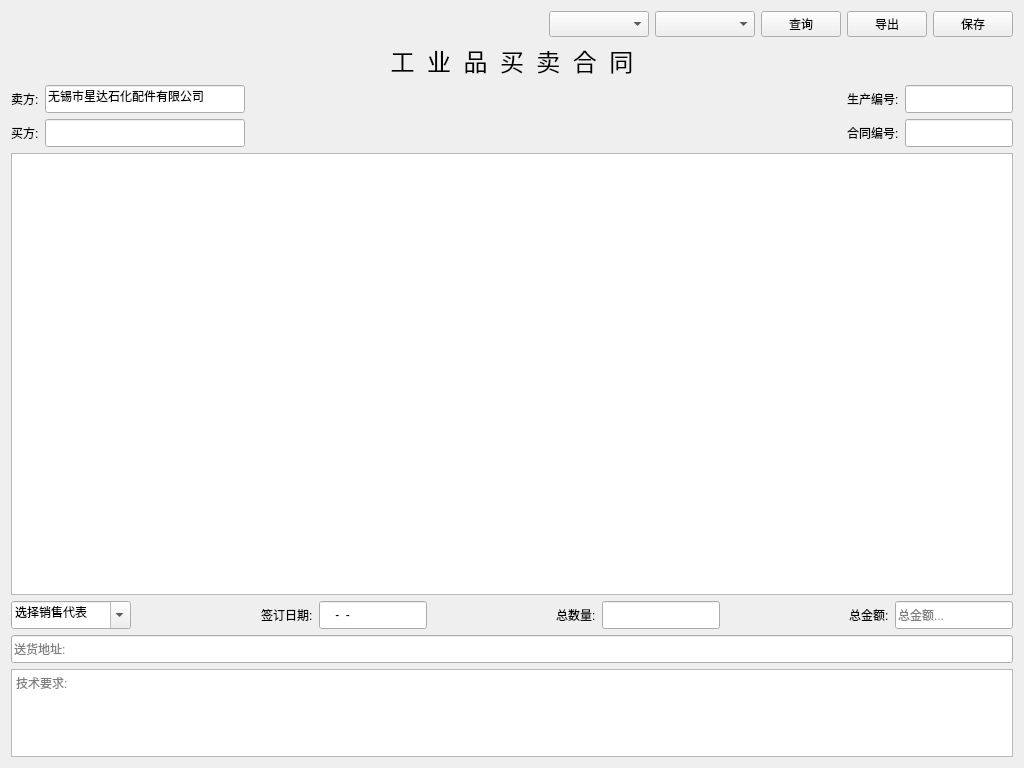
<?xml version="1.0" encoding="UTF-8"?>
<ui version="4.0">
 <class>WidgetOrder</class>
 <widget class="QWidget" name="WidgetOrder">
  <property name="geometry">
   <rect>
    <x>0</x>
    <y>0</y>
    <width>1024</width>
    <height>768</height>
   </rect>
  </property>
  <property name="windowTitle">
   <string>订单合同</string>
  </property>
  <property name="toolTip">
   <string/>
  </property>
  <layout class="QVBoxLayout" name="verticalLayout" stretch="0,0,0,5,0,1">
   <item>
    <layout class="QHBoxLayout" name="horizontalLayout" stretch="3,0,0,0,0,0">
     <item>
      <spacer name="horizontalSpacer_2">
       <property name="orientation">
        <enum>Qt::Horizontal</enum>
       </property>
       <property name="sizeHint" stdset="0">
        <size>
         <width>488</width>
         <height>20</height>
        </size>
       </property>
      </spacer>
     </item>
     <item>
      <widget class="QComboBox" name="cob_CO">
       <property name="minimumSize">
        <size>
         <width>100</width>
         <height>26</height>
        </size>
       </property>
       <property name="editable">
        <bool>false</bool>
       </property>
      </widget>
     </item>
     <item>
      <widget class="QComboBox" name="cob_NO">
       <property name="minimumSize">
        <size>
         <width>100</width>
         <height>26</height>
        </size>
       </property>
      </widget>
     </item>
     <item>
      <widget class="QPushButton" name="PBquery">
       <property name="text">
        <string>查询</string>
       </property>
       <property name="icon">
        <iconset resource="../myImage.qrc">
         <normaloff>:/myImage/images/file_manager.png</normaloff>:/myImage/images/file_manager.png</iconset>
       </property>
      </widget>
     </item>
     <item>
      <widget class="QPushButton" name="PBexport">
       <property name="text">
        <string>导出</string>
       </property>
       <property name="icon">
        <iconset resource="../myImage.qrc">
         <normaloff>:/myImage/images/export.png</normaloff>:/myImage/images/export.png</iconset>
       </property>
      </widget>
     </item>
     <item>
      <widget class="QPushButton" name="PBsave">
       <property name="text">
        <string>保存</string>
       </property>
       <property name="icon">
        <iconset resource="../myImage.qrc">
         <normaloff>:/myImage/images/save.ico</normaloff>:/myImage/images/save.ico</iconset>
       </property>
      </widget>
     </item>
    </layout>
   </item>
   <item>
    <widget class="QLabel" name="label">
     <property name="font">
      <font>
       <family>微软雅黑</family>
       <pointsize>18</pointsize>
      </font>
     </property>
     <property name="text">
      <string>工  业  品  买  卖  合  同</string>
     </property>
     <property name="alignment">
      <set>Qt::AlignCenter</set>
     </property>
    </widget>
   </item>
   <item>
    <layout class="QGridLayout" name="gridLayout_2" columnstretch="0,0,2,0,0">
     <item row="0" column="0">
      <widget class="QLabel" name="label_1">
       <property name="text">
        <string>卖方:</string>
       </property>
      </widget>
     </item>
     <item row="0" column="1">
      <widget class="QLineEdit" name="lineEdit_1">
       <property name="minimumSize">
        <size>
         <width>200</width>
         <height>28</height>
        </size>
       </property>
       <property name="text">
        <string>无锡市星达石化配件有限公司</string>
       </property>
      </widget>
     </item>
     <item row="0" column="2" rowspan="2">
      <spacer name="horizontalSpacer">
       <property name="orientation">
        <enum>Qt::Horizontal</enum>
       </property>
       <property name="sizeHint" stdset="0">
        <size>
         <width>508</width>
         <height>46</height>
        </size>
       </property>
      </spacer>
     </item>
     <item row="0" column="3">
      <widget class="QLabel" name="label_3">
       <property name="text">
        <string>生产编号:</string>
       </property>
      </widget>
     </item>
     <item row="0" column="4">
      <widget class="QLineEdit" name="lineEdit_3">
       <property name="minimumSize">
        <size>
         <width>0</width>
         <height>28</height>
        </size>
       </property>
      </widget>
     </item>
     <item row="1" column="0">
      <widget class="QLabel" name="label_2">
       <property name="text">
        <string>买方:</string>
       </property>
      </widget>
     </item>
     <item row="1" column="1">
      <widget class="QLineEdit" name="lineEdit_2">
       <property name="minimumSize">
        <size>
         <width>0</width>
         <height>28</height>
        </size>
       </property>
      </widget>
     </item>
     <item row="1" column="3">
      <widget class="QLabel" name="label_4">
       <property name="text">
        <string>合同编号:</string>
       </property>
      </widget>
     </item>
     <item row="1" column="4">
      <widget class="QLineEdit" name="lineEdit_4">
       <property name="minimumSize">
        <size>
         <width>0</width>
         <height>28</height>
        </size>
       </property>
       <property name="inputMask">
        <string/>
       </property>
      </widget>
     </item>
    </layout>
   </item>
   <item>
    <widget class="QTableWidget" name="TW_order">
     <property name="sizePolicy">
      <sizepolicy hsizetype="Preferred" vsizetype="Preferred">
       <horstretch>0</horstretch>
       <verstretch>0</verstretch>
      </sizepolicy>
     </property>
     <property name="toolTip">
      <string>合同明细</string>
     </property>
     <attribute name="horizontalHeaderStretchLastSection">
      <bool>true</bool>
     </attribute>
     <attribute name="verticalHeaderStretchLastSection">
      <bool>false</bool>
     </attribute>
    </widget>
   </item>
   <item>
    <layout class="QGridLayout" name="gridLayout">
     <item row="0" column="0">
      <widget class="QComboBox" name="comboBox">
       <property name="sizePolicy">
        <sizepolicy hsizetype="Fixed" vsizetype="Fixed">
         <horstretch>0</horstretch>
         <verstretch>0</verstretch>
        </sizepolicy>
       </property>
       <property name="minimumSize">
        <size>
         <width>120</width>
         <height>28</height>
        </size>
       </property>
       <property name="editable">
        <bool>true</bool>
       </property>
       <property name="currentText">
        <string>选择销售代表</string>
       </property>
      </widget>
     </item>
     <item row="0" column="1">
      <spacer name="horizontalSpacer_3">
       <property name="orientation">
        <enum>Qt::Horizontal</enum>
       </property>
       <property name="sizeHint" stdset="0">
        <size>
         <width>68</width>
         <height>20</height>
        </size>
       </property>
      </spacer>
     </item>
     <item row="0" column="2">
      <widget class="QLabel" name="label_7">
       <property name="text">
        <string>签订日期:</string>
       </property>
      </widget>
     </item>
     <item row="0" column="3">
      <widget class="QLineEdit" name="lineEdit_5">
       <property name="sizePolicy">
        <sizepolicy hsizetype="Fixed" vsizetype="Fixed">
         <horstretch>0</horstretch>
         <verstretch>0</verstretch>
        </sizepolicy>
       </property>
       <property name="minimumSize">
        <size>
         <width>0</width>
         <height>28</height>
        </size>
       </property>
       <property name="maximumSize">
        <size>
         <width>150</width>
         <height>28</height>
        </size>
       </property>
       <property name="inputMask">
        <string>0000-00-00</string>
       </property>
      </widget>
     </item>
     <item row="0" column="4">
      <spacer name="horizontalSpacer_4">
       <property name="orientation">
        <enum>Qt::Horizontal</enum>
       </property>
       <property name="sizeHint" stdset="0">
        <size>
         <width>40</width>
         <height>20</height>
        </size>
       </property>
      </spacer>
     </item>
     <item row="0" column="5">
      <widget class="QLabel" name="label_5">
       <property name="text">
        <string>总数量:</string>
       </property>
      </widget>
     </item>
     <item row="0" column="6">
      <widget class="QLineEdit" name="lineEdit_6">
       <property name="minimumSize">
        <size>
         <width>0</width>
         <height>28</height>
        </size>
       </property>
       <property name="maximumSize">
        <size>
         <width>150</width>
         <height>28</height>
        </size>
       </property>
      </widget>
     </item>
     <item row="0" column="7">
      <spacer name="horizontalSpacer_5">
       <property name="orientation">
        <enum>Qt::Horizontal</enum>
       </property>
       <property name="sizeHint" stdset="0">
        <size>
         <width>40</width>
         <height>20</height>
        </size>
       </property>
      </spacer>
     </item>
     <item row="0" column="8">
      <widget class="QLabel" name="label_10">
       <property name="text">
        <string>总金额:</string>
       </property>
      </widget>
     </item>
     <item row="0" column="9">
      <widget class="QLineEdit" name="lineEdit_7">
       <property name="minimumSize">
        <size>
         <width>0</width>
         <height>28</height>
        </size>
       </property>
       <property name="inputMask">
        <string/>
       </property>
       <property name="placeholderText">
        <string>总金额...</string>
       </property>
      </widget>
     </item>
     <item row="1" column="0" colspan="10">
      <widget class="QLineEdit" name="lineEdit_8">
       <property name="minimumSize">
        <size>
         <width>0</width>
         <height>28</height>
        </size>
       </property>
       <property name="toolTip">
        <string>送货地址</string>
       </property>
       <property name="placeholderText">
        <string>送货地址:</string>
       </property>
      </widget>
     </item>
    </layout>
   </item>
   <item>
    <widget class="QTextEdit" name="textEdit">
     <property name="toolTip">
      <string>技术要求</string>
     </property>
     <property name="documentTitle">
      <string/>
     </property>
     <property name="placeholderText">
      <string>技术要求:</string>
     </property>
    </widget>
   </item>
  </layout>
 </widget>
 <resources>
  <include location="../myImage.qrc"/>
 </resources>
 <connections/>
</ui>
